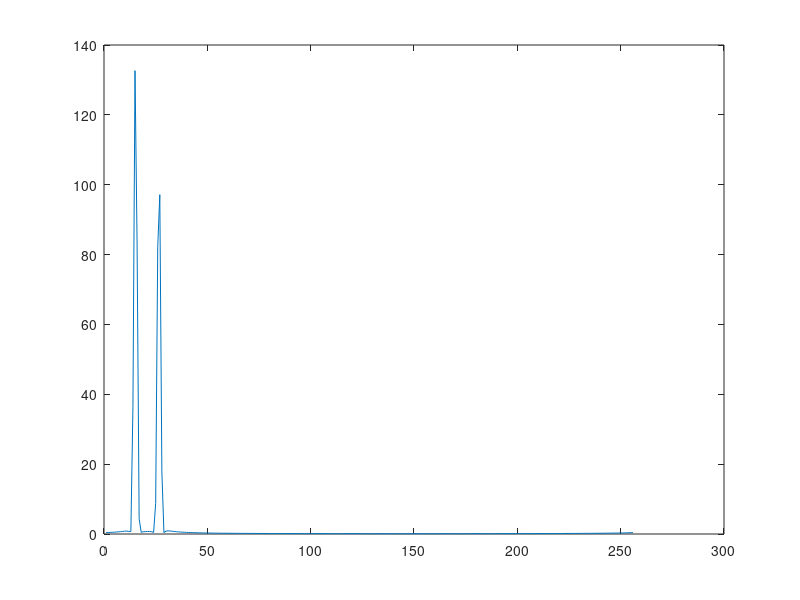

Write MATLAB code to recreate this figure. (Note: this script raises an error after producing the figure.)
%askhsh 2.2
n=0:255;
w1=pi/9;
w2=pi/5;
%pd1 = makedist('Normal');f1 = random(pd1);pd2 = makedist('Normal');f2 = random(pd2);
x1=1*exp(1j*(w1*n+pi/42));
x2=0.8*exp(1j*(w2*n+pi/17));
y=(hamming(256)').*(x1+x2);
Y=fft(y);
figure(1);
plot (abs(Y));
draw_subplots2(2, 256, pi/5, x1, 0.011);

%askhsh 2.3 512
x1=0;
x2=0;

n=0:255;
w1=pi/9;
w2=pi/5;
%%pd1 = makedist('Normal');f1 = random(pd1);pd2 = makedist('Normal');f2 = random(pd2);
x1=1*exp(1j*(w1*n+pi/42));
x2=0.8*exp(1j*(w2*n+pi/17));
y=(hamming(256)').*(x1+x2);
Y=fft(y,512);
figure(3);
plot (abs(Y));
draw_subplots2(4, 512, pi/5, x1, 0.011);

%askhsh 2.3 1024
x1=0;
x2=0;

n=0:255;
w1=pi/9;
w2=pi/5;
%pd1 = makedist('Normal');
%f1 = random(pd1);
%pd2 = makedist('Normal');
%f2 = random(pd2);
x1=1*exp(1j*(w1*n+pi/42));
x2=0.8*exp(1j*(w2*n+pi/17));
y=(hamming(256)').*(x1+x2);
Y=fft(y,1024);
figure(5);
plot (abs(Y));
draw_subplots2(6, 1024, w2, x1, 0.011);

% askisi2.4 (512);
w1 = pi/9;
w2 = w1 + 0.07;
x1 = 0;
x2 = 0;
n = 0:511;
%pd1 = makedist('Normal');
%f1 = random(pd1);
%pd2 = makedist('Normal');
%f2 = random(pd2);
x1=1*exp(1j*(w1*n+pi/42));
x2=0.8*exp(1j*(w2*n+pi/17));

y = (hamming(512)').*(x1+x2);
Y = fft(y);
figure(7);
plot(abs(Y));
draw_subplots2(8, 512, w2, x1, 0.0012);


% askisi 2.4 (1024);
w1 = pi/9;
w2 = w1 + 0.04;
x1 = 0;
x2 = 0;
n = 0:1023;
%pd1 = makedist('Normal');
%f1 = random(pd1);
%pd2 = makedist('Normal');
%f2 = random(pd2);
x1=1*exp(1j*(w1*n+pi/42));
x2=0.8*exp(1j*(w2*n+pi/17));
y = (hamming(1024)').*(x1+x2);
Y = fft(y);
figure(9);
plot(abs(Y));
draw_subplots2(10, 1024, w2, x1, 0.0016);

%askhsh 2.5
n=0:255;
w1=0.5*pi;
w2=0.6*pi;
x1=1*exp(1j*(w1*n+pi/42));
x2=0.1*exp(1j*(w2*n+pi/17));
%(i)
wrect(n+1) = 1;
y1 = wrect.*(x1+x2);
figure(11);
plot(abs(fft(y1, 1024)));
%(ii)
y2 =(hamming(256)').*(x1+x2);
figure(12);
plot(abs(fft(y2, 1024)));










